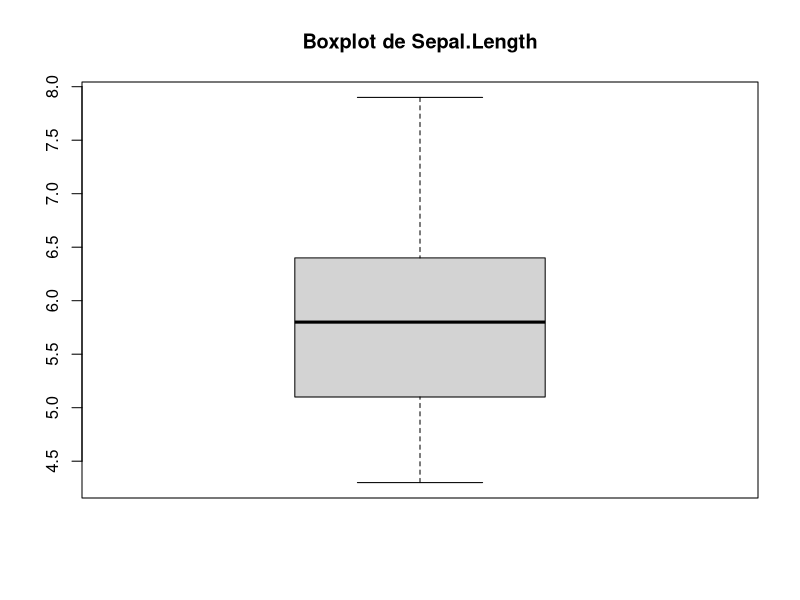
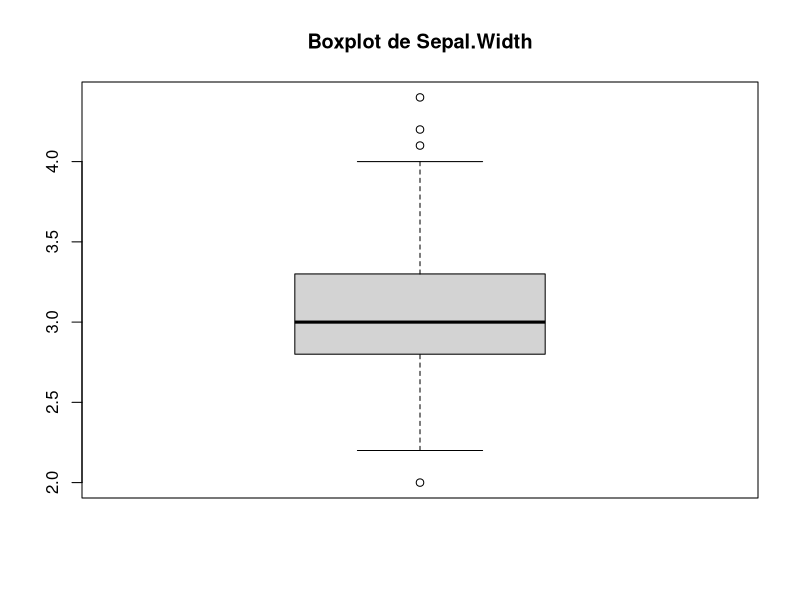
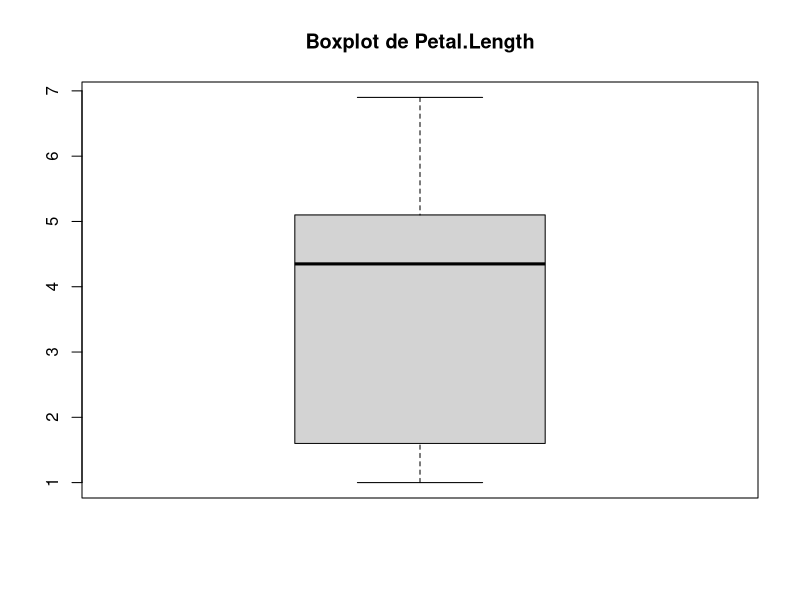
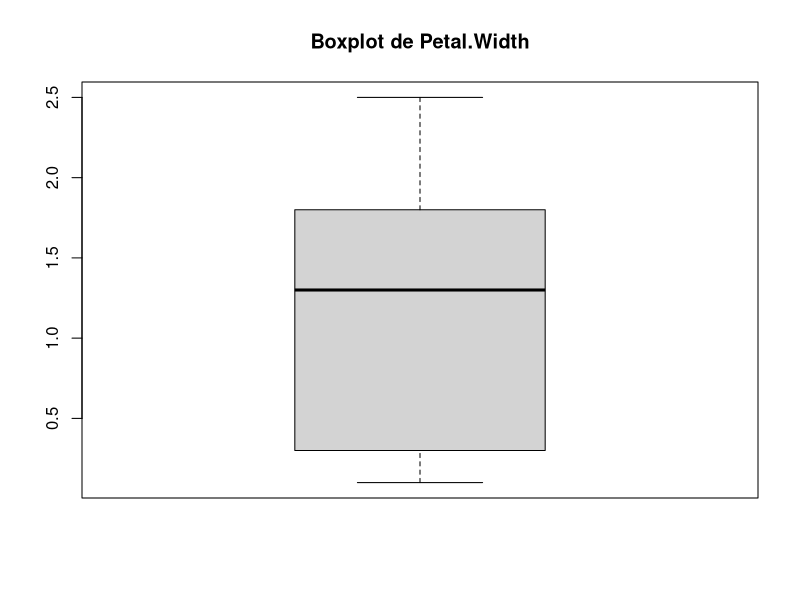
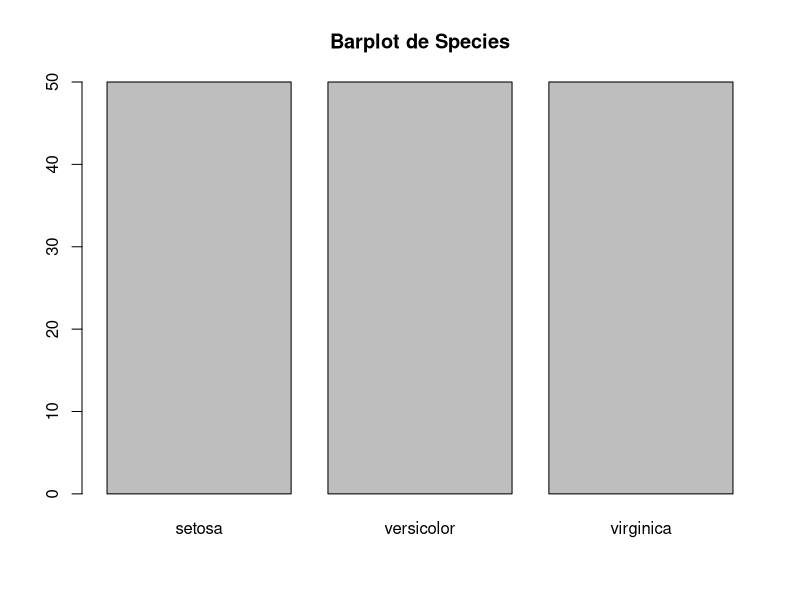

The R script that drew these images, in order: (Note: a time limit stopped this script after it produced the figures.)
#Exercice 1- Création de fonction 
#La commande function()

#Création d'une fonctio
#entrée=le salaire mensuel brut d'un cadre
#retourne=le salaire net avant impôt
salaire_net_cadre=function(salaire_brut){
  salaire_net_avant_impot=salaire_brut*0.75
  return(salaire_net_avant_impot)}
#Test de la fonction 
salaire_net_cadre(salaire_brut = 3000)

#Réécrire la fonction 
#pour que le salaire mensuel brut avec impôt soit de 2500€
#si l'utilisateur ne renseignepas ce paramètre 
salaire_net_cadre=function(salaire_brut=2500){
  salaire_net_avant_impot=salaire_brut*0.75
  return(salaire_net_avant_impot)}
#Test de la fonction 
salaire_net_cadre()

#Réécrire la fonction 
#en ajoutant le paramètre de temps de travail par défaut 100%
salaire_net_cadre=function(salaire_brut=2500, temps_travail=1){
  salaire_net_avant_impot=salaire_brut*0.75*temps_travail
  return(salaire_net_avant_impot)}
#Test de la fonction 
salaire_net_cadre(salaire_brut = 3000, 
                  temps_travail=0.8)
#Lorsqu'on renseigne des valeurs dans les paramètres de la commande "function()"
#C'est ne valeur par défaut 
#Puis à la fin en changeant la valeur par défaut saute 

#La commande if(){}

#Modification de la fonction salaire_net_cadre()
#Pour que la fonction retourne une erreur 
#si le salaire mensuel brut n'est pas entrée en valeur numérique
salaire_net_cadre = function(salaire_brut = 2500,temps_travail = 1) {
  
  if (!is.numeric(salaire_brut)){
    return("Erreur :  le salaire brut doit être une valeur numérique")
  }
  
  salaire_net_avant_impot = salaire_brut * 0.75 * temps_travail
  return(salaire_net_avant_impot)
}
#Test de la fonction
salaire_net_cadre(salaire_brut = "2000€")
#vu que c'est pas numérique ça renvoie erreur
salaire_net_cadre(salaire_brut = 2000)
#étant numérique ça continue à parcourir la boucle donc ça affiche le calcule

#Modification de la fonction salaire_net_cadre()
#Pour que la fonction retourne une erreur 
#si le temps de travail n'est pas entrée en valeur numérique et n'est pas entre 1 et 0
salaire_net_cadre = function(salaire_brut = 2500,temps_travail = 1) {
  
  if (!is.numeric(salaire_brut)) {
    return("Erreur :  le salaire brut doit être une valeur numérique")
  }
  
  if (!is.numeric(temps_travail)) {
    return("Erreur :  le temps de travail doit doit être une valeur numérique")
  }
  
  if ( (temps_travail > 1) | (temps_travail < 0)) {
    return("Erreur :  le temps de travail doit être une valeur numérique entre 0 et 1")
  }
  
  salaire_net_avant_impot = salaire_brut * 0.75 * temps_travail
  return(salaire_net_avant_impot) 
}
#Test de la fonction
salaire_net_cadre(salaire_brut = 2000, temps_travail = "100%")
salaire_net_cadre(salaire_brut = 2000, temps_travail = 0.8)
salaire_net_cadre(salaire_brut = 2000, temps_travail = 100)

#La commande else(){}
#Création d'une nouvelle fonction salaire_net 
#Identique à la précédente 
#avec un paramètre en plus qui esr le statut (cadre...)
#ça renvoie une erreur si c'est pas "cadre/non cadre"
salaire_net = function(salaire_brut = 2500,temps_travail = 1, statut) {
  
  if (!is.numeric(salaire_brut)) {
    return("Erreur :  le salaire brut doit être une valeur numérique")
  }
  
  if (!is.numeric(temps_travail)) {
    return("Erreur :  le temps de travail doit doit être une valeur numérique")
  }
  
  if ( (temps_travail > 1) | (temps_travail < 0)) {
    return("Erreur :  le temps de travail doit être une valeur numérique entre 0 et 1")
  }
  
  if (!statut %in% c("cadre","non cadre")) {
    return("Erreur :  le statut doit être cadre ou non cadre")
  }
  
  if (statut == "cadre") {
    salaire_net_avant_impot = salaire_brut * temps_travail * 0.75
  } else {
    salaire_net_avant_impot = salaire_brut * temps_travail * 0.78
  }
  
  return(salaire_net_avant_impot) 
}
#Test de la fonction
salaire_net(salaire_brut = 2000, statut = "cadre")
salaire_net(salaire_brut = 2000, statut = "non cadre")
salaire_net(salaire_brut = 2000, statut = "technicien")

#La commande else if(){}
#qui équivaux à elif

#Modification la fonction précédente 
#pour calculer le salaire net mensuel après prélèvement à la source 
salaire_net = function(salaire_brut = 2500,temps_travail = 1, statut) {
  
  if (!is.numeric(salaire_brut)) {
    return("Erreur :  le salaire brut doit être une valeur numérique")
  }
  
  if (!is.numeric(temps_travail)) {
    return("Erreur :  le temps de travail doit doit être une valeur numérique")
  }

  if ( (temps_travail > 1) | (temps_travail < 0)) {
    return("Erreur :  le temps de travail doit être une valeur numérique entre 0 et 1")
  }

  if (!statut %in% c("cadre","non cadre")) {
    return("Erreur :  le statut doit être cadre ou non cadre")
  }

  if (statut == "cadre") {
        salaire_net_avant_impot = salaire_brut * temps_travail * 0.75
  } else {
        salaire_net_avant_impot = salaire_brut * temps_travail * 0.78
  }

  if (salaire_net_avant_impot <= 1591) {
    salaire_net_apres_impot <- salaire_net_avant_impot
  } else if (salaire_net_avant_impot <= 2006) {
    salaire_net_apres_impot <- salaire_net_avant_impot * (1 - 0.029)
  } else if (salaire_net_avant_impot <= 3476) {
    salaire_net_apres_impot <- salaire_net_avant_impot * (1 - 0.099)
  } else if (salaire_net_avant_impot <= 8557) {
    salaire_net_apres_impot <- salaire_net_avant_impot * (1 - 0.20)
  } else {
    salaire_net_apres_impot <- salaire_net_avant_impot * (1 - 0.43)
  }

  return(salaire_net_apres_impot) 
}

#Création d'une fonction qui demande à l'utilsateur de saisir une valeur dans la console
#Elle simule également un des trois choix à l'aide de la fontion sample
shifumi <- function() {
  # Demander à l'utilisateur de saisir une valeur
  choix_utilisateur <- readline(prompt = "Choisissez entre pierre, papier ou ciseaux : ")
  
  # Vérifier si l'utilisateur a saisi une valeur valide
  if (choix_utilisateur %in% c("pierre", "papier", "ciseaux")) {
    # Simuler un choix aléatoire pour l'ordinateur
    choix_ordi <- sample(c("pierre", "papier", "ciseaux"), 1)
    
    # Afficher les choix de l'utilisateur et de l'ordinateur
    cat("Votre choix :", choix_utilisateur, "\n")
    cat("Choix de l'ordinateur :", choix_ordi, "\n")
    
    # Retourner le résultat du jeu
    if (choix_utilisateur == choix_ordi) {
      return("Égalité !")
    } else if ((choix_utilisateur == "pierre" & choix_ordi == "ciseaux") |
               (choix_utilisateur == "papier" & choix_ordi == "pierre") |
               (choix_utilisateur == "ciseaux" & choix_ordi == "papier")) {
      return("Vous avez gagné !")
    } else {
      return("L'ordinateur a gagné !")
    }
  } else {
    return("Valeur invalide. Veuillez choisir entre pierre, papier ou ciseaux.")
  }
}

#Test de la fonction
shifumi()

##Exercice 2- création des boucles 
#Somme cumulée avec une boucle for
resultat = 0
for (element in c(1,2,3,4,5)) {
  resultat = resultat +  element
  print(paste("le resultat est : ",resultat))
}

#Somme cumulée avec une boucle while
element = 1
resultat = 0
while (resultat <= 50) {
  resultat = resultat +  element
  print(paste("le resultat est : ",resultat))
  print(paste("le programme s'est arrêté à la valeur : ", element))
  element = element + 1
}

#Parcourir les données à l'aide d'une boucle for
for (colonne in colnames(iris)) {
        type_colonne = class(iris[ , colonne])
        print(paste("la colonne ", colonne, " est de type : ", type_colonne))
}

#Avec une boucle while
# Initialisation de l'indice de colonne
indice_colonne <- 1

# Tant qu'il reste des colonnes à parcourir dans iris
while (indice_colonne <= ncol(iris)) {
  # Récupération du nom de la colonne
  nom_colonne <- colnames(iris)[indice_colonne]
  
  # Récupération du type de données de la colonne
  type_colonne <- class(iris[, nom_colonne])
  
  # Affichage du résultat
  print(paste("la colonne ", nom_colonne, " est de type : ", type_colonne))
  
  # Passage à la colonne suivante
  indice_colonne <- indice_colonne + 1
}

##Exercice 3- GOAT: cas pratique 
#OPération pour afficher son carré, faire 5 fois avec une boucle for 
# Boucle pour demander 5 fois un nombre à l'utilisateur
for (i in 1:5) {
  
  # Demander à l'utilisateur d'entrer un nombre
  nombre <- readline(prompt = "Entrez le nombre :")
  nombre <- as.numeric(nombre)
  
  # Calculer le carré du nombre
  carre <- nombre^2
  
  # Afficher le carré du nombre
  print(paste("Le carré de", nombre, "est", carre))
}

#Boucle qui parcours les fichiers d'un dossier pour connaître leur taille 
# Chemin du dossier à explorer
dossier <- "chemin/vers/le/dossier"

# Liste les fichiers dans le dossier spécifié
fichiers <- list.files(dossier, full.names = TRUE)

# Affiche la taille de chaque fichier
for (fichier in fichiers) {
  info <- file.info(fichier)
  taille <- info$size
  cat("Le fichier", basename(fichier), "a une taille de", taille, "octets.\n")
}

#création d'une boucle qui parcourt toutes les colonnes 
#Si colonne est type numérique contruistre un boxplot avec titre 
#Sinon construire un barplot avec titre 
# Parcourir toutes les colonnes du dataframe iris
for (colonne in colnames(iris)) {
  # Vérifier si la colonne est de type numeric
  if (is.numeric(iris[,colonne])) {
    # Si c'est le cas, construire un boxplot avec un titre
    boxplot(iris[,colonne], main = paste("Boxplot de", colonne))
  } else {
    # Sinon, construire un barplot avec un titre
    barplot(table(iris[,colonne]), main = paste("Barplot de", colonne))
  }
}

#Construction d'une boucle while permettant au joueur de jouer jusqu'à quand il veut 
# Boucle while pour jouer au shifumi jusqu'à ce que l'utilisateur décide d'arrêter
continuer <- TRUE
while (continuer) {
  # Appeler la fonction shifumi et afficher le résultat
  resultat <- shifumi()
  cat("Résultat du jeu :", resultat, "\n")
  
  # Demander à l'utilisateur s'il souhaite continuer
  reponse <- readline(prompt = "Voulez-vous continuer à jouer ? (oui/non) : ")
  
  # Vérifier la réponse de l'utilisateur
  if (tolower(reponse) == "non") {
    print("Arrêt du jeu.")
    continuer <- FALSE  # Mettre fin à la boucle
  }
}

#Le juste prix 
# Fonction pour le jeu du juste prix
juste_prix <- function() {
  # Génération d'un nombre aléatoire entre 1 et 100
  nombre_a_deviner <- sample(1:100, 1)
  
  # Initialisation de la réponse de l'utilisateur
  reponse <- -1
  
  # Boucle tant que l'utilisateur n'a pas trouvé le bon nombre
  while (reponse != nombre_a_deviner) {
    # Demande à l'utilisateur de saisir un nombre
    reponse <- as.integer(readline(prompt = "Devinez le nombre : "))
    
    # Vérifie si le nombre est trop grand, trop petit ou correct
    if (reponse < nombre_a_deviner) {
      cat("C'est plus !\n")
    } else if (reponse > nombre_a_deviner) {
      cat("C'est moins !\n")
    } else {
      cat("Bravo, vous avez trouvé le juste prix !\n")
    }
  }
}

# Appel de la fonction juste_prix pour commencer le jeu
juste_prix()
